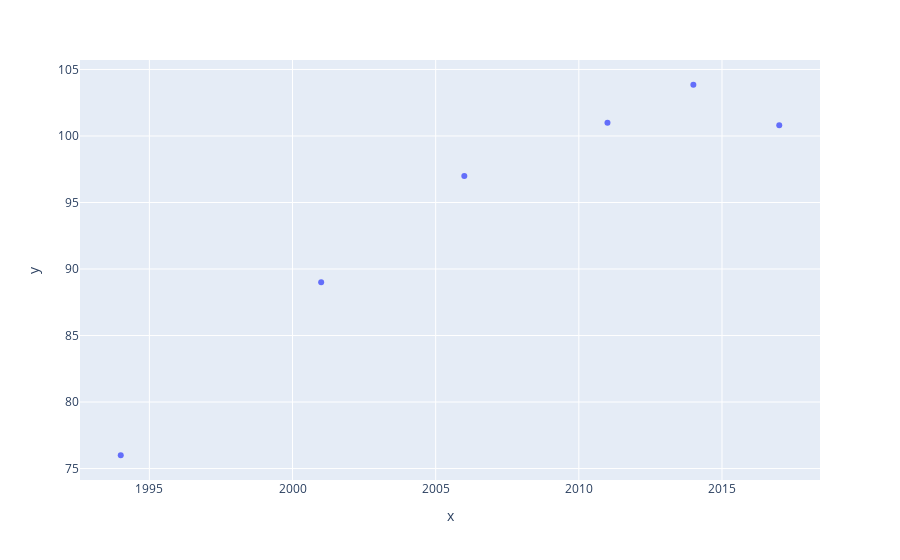

Source (notebook cell):
### Code cell
i = "Rendement aux normes (q/ha)"
list_y = []
for i in df.loc[df["partie"]==i,["1994","2001","2006","2011","2014","2017"]].iloc[0]:
    list_y.append(i)

px.scatter(x = [1994,2001,2006,2011,2014,2017], y = list_y)

### Figure 1 — Plotly figure (JSON) as saved in the notebook; plotly's stock layout.template omitted (floating-point values rounded to 4 significant figures)
{"data": [{"hovertemplate": "x=%{x}<br>y=%{y}<extra></extra>", "legendgroup": "", "marker": {"color": "#636efa", "symbol": "circle"}, "mode": "markers", "name": "", "orientation": "v", "showlegend": false, "x": [1994, 2001, 2006, 2011, 2014, 2017], "xaxis": "x", "y": [76.0, 89.0, 97.0, 101.0, 103.9, 100.8], "yaxis": "y", "type": "scatter"}], "layout": {"xaxis": {"anchor": "y", "domain": [0.0, 1.0], "title": {"text": "x"}}, "yaxis": {"anchor": "x", "domain": [0.0, 1.0], "title": {"text": "y"}}, "legend": {"tracegroupgap": 0}, "margin": {"t": 60}}}
